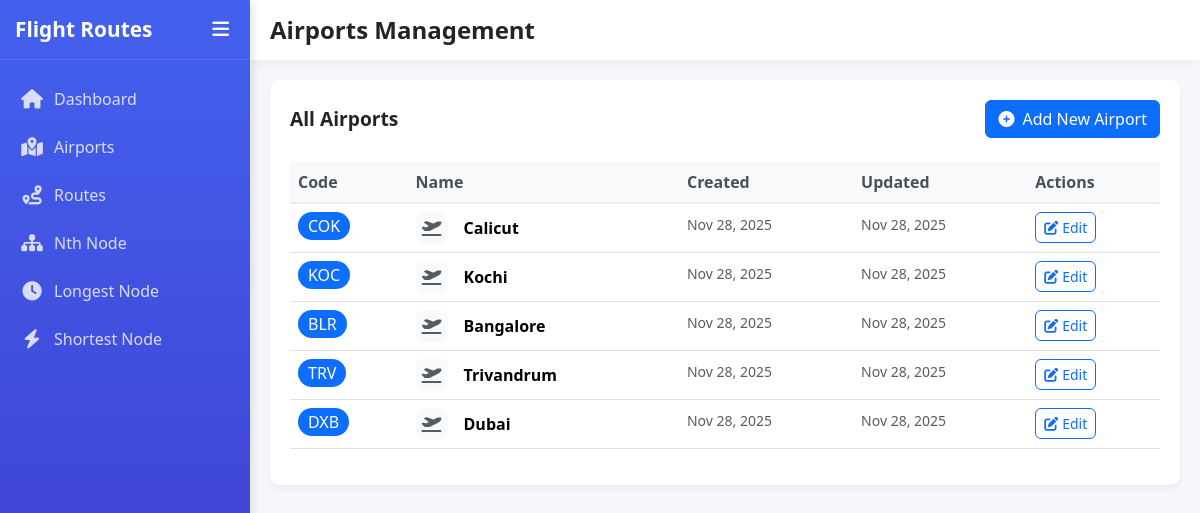
Screenshot of /airport/list/ with the database file from the repository.
### core/models.py (models this page shows, shortened)
class Airport(models.Model):
    code = models.CharField(max_length=3, unique=True, db_index=True)
    name = models.CharField(max_length=100)
    created_at = models.DateTimeField(auto_now_add=True)
    updated_at = models.DateTimeField(auto_now=True)

### core/views.py (the view)
# urls.py: path('airport/list/', views.airport_list, name='airport_list'),
def airport_list(request):
    airports = Airport.objects.all().order_by('created_at')
    return render(request, 'airport_list.html', {'airports': airports})

### templates/airport_list.html (shortened to what this page needs)
{% extends 'base.html' %}
{% block page_title %}Airports Management{% endblock %}
{% block content %}
<div class="row">
    <div class="col-12">
        <div class="table-container">
            <div class="d-flex justify-content-between align-items-center mb-4">
                <h3 class="chart-title">All Airports</h3>
                <a href="{% url 'airport_create' %}" class="btn btn-primary">
                    <i class="fas fa-plus-circle me-2"></i>Add New Airport
                </a>
            </div>
            <div class="table-responsive">
                <table class="table table-hover">
                    <thead class="table-light">
                        <tr>
                            <th>Code</th>
                            <th>Name</th>
                            <th>Created</th>
                            <th>Updated</th>
                            <th>Actions</th>
                        </tr>
                    </thead>
                    <tbody>
                    {% for airport in airports %}
                        <tr>
                            <td>
                                <span class="badge bg-primary fs-6">{{ airport.code }}</span>
                            </td>
                            <td>
                                <div class="d-flex align-items-center">
                                    <div class="airport-icon me-3">
                                        <i class="fas fa-plane-departure text-muted"></i>
                                    </div>
                                    <div>
                                        <strong>{{ airport.name }}</strong>
                                    </div>
                                </div>
                            </td>
                            <td>
                                <small class="text-muted">{{ airport.created_at|date:"M d, Y" }}</small>
                            </td>
                            <td>
                                <small class="text-muted">{{ airport.updated_at|date:"M d, Y" }}</small>
                            </td>
                            <td>
                                <div class="btn-group" role="group">
                                    <a href="{% url 'airport_update' airport.pk %}" class="btn btn-outline-primary btn-sm">
                                        <i class="fas fa-edit me-1"></i>Edit
                                    </a>
                                </div>
                            </td>
                        </tr>
                    {% endfor %}
                    </tbody>
                </table>
            </div>
        </div>
    </div>
</div>
{% endblock %}

### templates/base.html (style rules this page uses)
:root { --primary-color: #4361ee; --secondary-color: #3f37c9; --accent-color: #4895ef; --light-color: #f8f9fa; --dark-color: #212529; --sidebar-width: 250px; --sidebar-collapsed-width: 70px; --header-height: 60px; --transition-speed: 0.3s; }
body { font-family: 'Segoe UI', Tahoma, Geneva, Verdana, sans-serif; background-color: #f5f7fb; overflow-x: hidden; }
.chart-title { font-size: 1.2rem; font-weight: 600; margin: 0; }
.table-container { background: white; border-radius: 10px; box-shadow: 0 4px 6px rgba(0, 0, 0, 0.05); padding: 20px; margin-bottom: 20px; }
.table th { border-top: none; font-weight: 600; color: #495057; }
.badge { padding: 6px 10px; border-radius: 20px; font-weight: 500; }

### templates/airport_list.html (style rules this page uses)
.airport-icon { width: 32px; height: 32px; background: #f8f9fa; border-radius: 8px; display: flex; align-items: center; justify-content: center; }
.table th { font-weight: 600; color: #495057; border-bottom: 2px solid #e9ecef; }
.btn-group .btn { border-radius: 6px; }

### rows the page displays
Airport: code "COK", name "Calicut", created_at "Nov 28, 2025", updated_at "Nov 28, 2025"
Airport: code "KOC", name "Kochi", created_at "Nov 28, 2025", updated_at "Nov 28, 2025"
Airport: code "BLR", name "Bangalore", created_at "Nov 28, 2025", updated_at "Nov 28, 2025"
Airport: code "TRV", name "Trivandrum", created_at "Nov 28, 2025", updated_at "Nov 28, 2025"
Airport: code "DXB", name "Dubai", created_at "Nov 28, 2025", updated_at "Nov 28, 2025"
